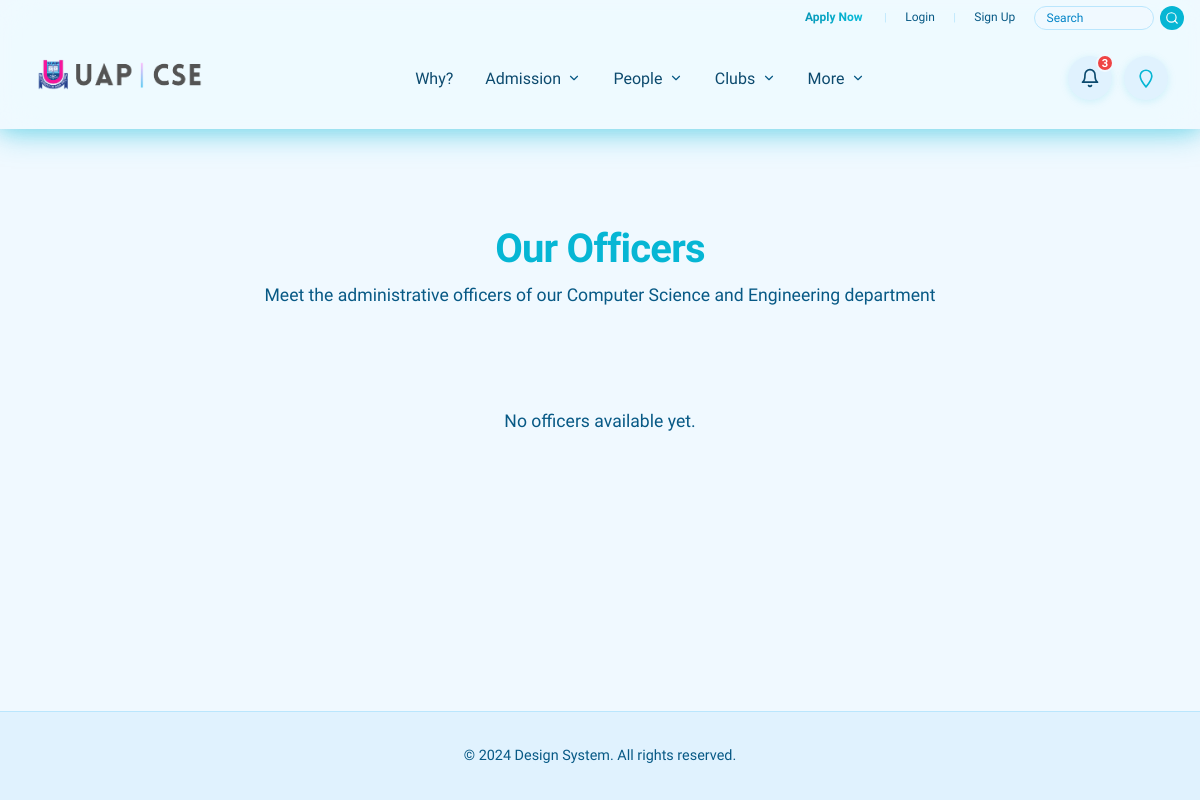
The app's page /people/officers/, older data.
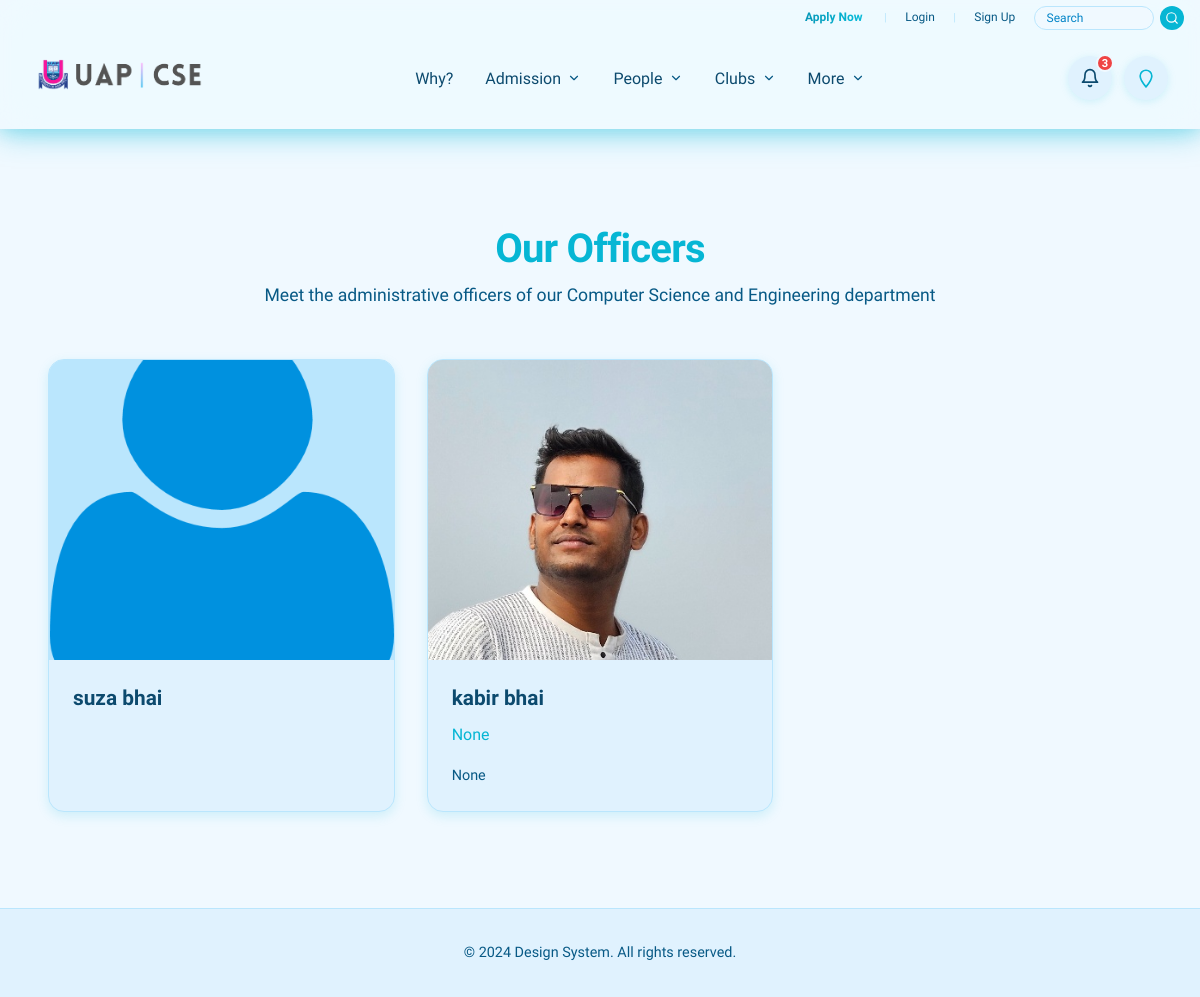
The same page, newer data.
### people/models.py (models this page shows, shortened)
class Officer(models.Model):
    base_user = models.OneToOneField(
        BaseUser,
        on_delete=models.CASCADE,
        primary_key=True,
        related_name='officer_profile',
        help_text="Base user account"
    )
    name = models.CharField(
        max_length=100,
        help_text="Full name of the officer"
    )
    position = models.CharField(
        max_length=100,
        blank=True,
        null=True,
        help_text="Official position or title"
    )
    phone = models.CharField(
        max_length=11,
        blank=True,
        null=True,
        help_text="Contact phone number"
    )
    bio = models.TextField(
        max_length=200,
        blank=True,
        null=True,
        help_text="Short biography"
    )
    profile_pic = models.ImageField(
        upload_to='officer_photos/',
        null=True,
        blank=True,
        help_text="Officer profile picture"
    )
    joining_date = models.DateField(
        null=True,
        blank=True,
        help_text="Date when officer joined"
    )
    sl = models.PositiveIntegerField(
        validators=[MinValueValidator(1)],
        help_text="Serial number for ordering"
    )
    about = RichTextField(
        blank=True,
        null=True,
        help_text="Detailed about section with rich text"
    )
    class Meta:
        verbose_name = 'Officer'
        verbose_name_plural = 'Officers'
        ordering = ['sl']

### people/views.py (the view)
# urls.py: path('officers/', views.officer_list, name='officer_list'),
def officer_list(request):
    officers = Officer.objects.all().order_by('sl')
    context = {
        'officers': officers,
    }
    return render(request, 'people/officer_list.html', context)

### designs/context_processors.py (called while the page is built)
def admission_elements(request):
    admission_elements = AdmissionElement.objects.all().order_by('sl')
    return {
        'admission_elements': admission_elements
    }

### templates/people/officer_list.html (shortened to what this page needs)
{% extends 'base.html' %}
{% load static %}
{% block content %}
<div class="container">
    <section class="officer-list-section">
        <div class="officer-header">
            <h1>Our Officers</h1>
            <p class="subtitle">Meet the administrative officers of our Computer Science and Engineering department</p>
        </div>
        {% if officers %}
            <div class="officer-grid">
                {% for officer in officers %}
                <a href="{% url 'people:officer_detail' officer.pk %}" class="officer-card-link">
                    <div class="officer-card">
                        <div class="officer-card-image">
                            <img src="{% if officer.profile_pic %}{{ officer.profile_pic.url }}{% else %}{% static 'images/defaults/people.png' %}{% endif %}" alt="{{ officer.name }}">
                        </div>
                        <div class="officer-card-body">
                            <h3 class="officer-name">{{ officer.name }}</h3>
                            {% if officer.position %}
                                <p class="officer-position">{{ officer.position }}</p>
                            {% endif %}
                            {% if officer.bio %}
                                <p class="officer-bio">{{ officer.bio|truncatewords:20 }}</p>
                            {% endif %}
                        </div>
                    </div>
                </a>
                {% endfor %}
            </div>
        {% else %}
            <p class="no-officers">No officers available yet.</p>
        {% endif %}
    </section>
</div>
{% endblock %}

### templates/base.html (shortened to what this page needs)
{% load static %}
{% load user_filters %}
<!DOCTYPE html>
<html lang="en">
<head>
    <link rel="stylesheet" href="{% static 'css/main.css' %}">
</head>
<body>
    <nav class="navbar">
        <div class="nav-container">
            <div class="top-bar-right">
                <a href="#" class="top-bar-link apply-now-btn">Apply Now</a>
                <span class="top-bar-separator">|</span>
                {% if user.is_authenticated %}
                    <span class="top-bar-link user-greeting">Hi, {{ user|greeting_name }}</span>
                    <a href="{% url 'people:user_profile' %}" class="profile-pic-link" title="View Profile">
                        <div class="profile-pic-wrapper">
                            {% if user.profile_picture %}
                                <img src="/media/{{ user.profile_picture.name }}" alt="Profile" class="profile-pic-small">
                            {% elif user.user_type == 'faculty' and user.faculty_profile and user.faculty_profile.profile_pic %}
                                <img src="/media/{{ user.faculty_profile.profile_pic.name }}" alt="Profile" class="profile-pic-small">
                            {% elif user.user_type == 'staff' and user.staff_profile and user.staff_profile.profile_pic %}
                                <img src="/media/{{ user.staff_profile.profile_pic.name }}" alt="Profile" class="profile-pic-small">
                            {% elif user.user_type == 'officer' and user.officer_profile and user.officer_profile.profile_pic %}
                                <img src="/media/{{ user.officer_profile.profile_pic.name }}" alt="Profile" class="profile-pic-small">
                            {% elif user.user_type == 'club_member' and user.club_member_profile and user.club_member_profile.profile_pic %}
                                <img src="/media/{{ user.club_member_profile.profile_pic.name }}" alt="Profile" class="profile-pic-small">
                            {% else %}
                                <img src="{% static 'defaults/people.png' %}" alt="Profile" class="profile-pic-small">
                            {% endif %}
                            <div class="profile-pic-ring"></div>
                        </div>
                    </a>
                    <span class="top-bar-separator">|</span>
                    <a href="{% url 'logout' %}" class="top-bar-link">Log Out</a>
                {% else %}
                    <a href="{% url 'login' %}" class="top-bar-link">Login</a>
                    <span class="top-bar-separator">|</span>
                    <a href="{% url 'signup' %}" class="top-bar-link">Sign Up</a>
                {% endif %}
                <div class="top-bar-search">
                    <input type="text" placeholder="Search" class="search-input">
                    <button class="search-btn" aria-label="Search">
                        <svg xmlns="http://www.w3.org/2000/svg" width="14" height="14" viewBox="0 0 24 24" fill="none" stroke="currentColor" stroke-width="2" stroke-linecap="round" stroke-linejoin="round">
                            <circle cx="11" cy="11" r="8"></circle>
                            <path d="m21 21-4.35-4.35"></path>
                        </svg>
                    </button>
                </div>
            </div>
            <div class="nav-main-content">
            <a href="{% url 'home' %}">
                <img src="{% static 'images/logo.png' %}" alt="UAP CSE" class="nav-logo">
            </a>
            <ul class="nav-menu" id="navMenu">
                <li><a href="{% url 'designs:feature_cards_list' %}" class="nav-link">Why?</a></li>
                <li class="nav-dropdown">
                    <a href="#" class="nav-link dropdown-toggle">Admission <svg class="dropdown-arrow" xmlns="http://www.w3.org/2000/svg" width="14" height="14" viewBox="0 0 24 24" fill="none" stroke="currentColor" stroke-width="2" stroke-linecap="round" stroke-linejoin="round"><polyline points="6 9 12 15 18 9"></polyline></svg></a>
                </li>
                <li class="nav-dropdown">
                    <a href="#" class="nav-link dropdown-toggle">People <svg class="dropdown-arrow" xmlns="http://www.w3.org/2000/svg" width="14" height="14" viewBox="0 0 24 24" fill="none" stroke="currentColor" stroke-width="2" stroke-linecap="round" stroke-linejoin="round"><polyline points="6 9 12 15 18 9"></polyline></svg></a>
                </li>
                <li class="nav-dropdown">
                    <a href="#" class="nav-link dropdown-toggle">Clubs <svg class="dropdown-arrow" xmlns="http://www.w3.org/2000/svg" width="14" height="14" viewBox="0 0 24 24" fill="none" stroke="currentColor" stroke-width="2" stroke-linecap="round" stroke-linejoin="round"><polyline points="6 9 12 15 18 9"></polyline></svg></a>
                </li>
                <li class="nav-dropdown">
                    <a href="#" class="nav-link dropdown-toggle">More <svg class="dropdown-arrow" xmlns="http://www.w3.org/2000/svg" width="14" height="14" viewBox="0 0 24 24" fill="none" stroke="currentColor" stroke-width="2" stroke-linecap="round" stroke-linejoin="round"><polyline points="6 9 12 15 18 9"></polyline></svg></a>
                </li>
            </ul>
            <div class="nav-actions">
                <button class="notification-btn" id="notificationBtn" aria-label="Notifications">
                    <svg xmlns="http://www.w3.org/2000/svg" width="20" height="20" viewBox="0 0 24 24" fill="none" stroke="currentColor" stroke-width="2" stroke-linecap="round" stroke-linejoin="round">
                        <path d="M18 8A6 6 0 0 0 6 8c0 7-3 9-3 9h18s-3-2-3-9"></path>
                        <path d="M13.73 21a2 2 0 0 1-3.46 0"></path>
                    </svg>
                    <span class="notification-badge">3</span>
                </button>
                <button class="theme-toggle" id="themeToggle" aria-label="Toggle theme">
                    <svg class="theme-icon theme-icon-cyan" xmlns="http://www.w3.org/2000/svg" width="20" height="20" viewBox="0 0 24 24" fill="none" stroke="currentColor" stroke-width="2" stroke-linecap="round" stroke-linejoin="round">
                        <path d="M12 2.69a7 7 0 0 0-7 7c0 5 7 13 7 13s7-8 7-13a7 7 0 0 0-7-7z"></path>
                    </svg>
                </button>
            </div>
            </div>
        </div>
    </nav>
    <main class="main-content">
        {% block content %}{% endblock %}
    </main>
    <footer class="footer">
        <div class="footer-container">
            <p>&copy; 2024 Design System. All rights reserved.</p>
        </div>
    </footer>
</body>
</html>

### templates/people/officer_list.html (style rules this page uses)
.officer-list-section { padding: 3rem 0; max-width: 1400px; margin: 0 auto; }
.officer-header { text-align: center; margin-bottom: 3rem; }
.officer-header h1 { font-size: 2.5rem; color: var(--color-primary); margin-bottom: 0.5rem; font-weight: 700; }
.officer-header .subtitle { font-size: 1.1rem; color: var(--text-secondary); margin: 0; }
.officer-grid { display: grid; grid-template-columns: repeat(auto-fill, minmax(280px, 1fr)); gap: 2rem; padding: 0 1rem; }
.officer-card-link { text-decoration: none; color: inherit; display: block; transition: transform 0.3s ease; }
.officer-card { background: var(--bg-secondary); border-radius: 16px; overflow: hidden; border: 1px solid var(--border-color); box-shadow: 0 4px 12px var(--shadow); transition: all 0.3s ease; height: 100%; display: flex; flex-direction: column; }
.officer-card-image { width: 100%; height: 300px; overflow: hidden; background: var(--bg-tertiary); position: relative; }
.officer-card-image img { width: 100%; height: 100%; object-fit: cover; transition: transform 0.3s ease; }
.officer-card-body { padding: 1.5rem; flex-grow: 1; display: flex; flex-direction: column; }
.officer-name { font-size: 1.3rem; color: var(--text-primary); margin: 0 0 0.5rem 0; font-weight: 600; }
.officer-position { font-size: 1rem; color: var(--color-primary); margin: 0 0 1rem 0; font-weight: 500; }
.officer-bio { font-size: 0.9rem; color: var(--text-secondary); line-height: 1.6; margin: 0; flex-grow: 1; }

Row changes from the older to the newer data that the page shows:
added Officer: shows a picture, name "suza bhai"
added Officer: profile_pic (picture), name "kabir bhai", position "None", bio "None"
Text that changed along with them:
text no longer shown: "No officers available yet."
